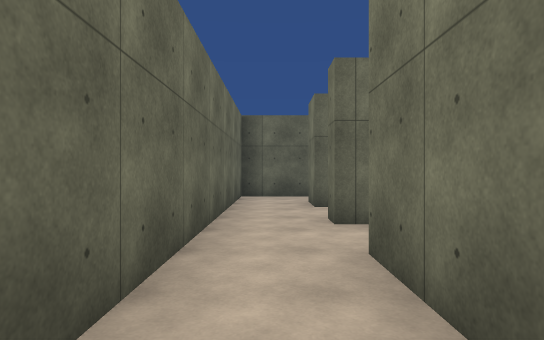
[1] (above)

14 first-person views from a walk through a scene from a Unity 3-D project. The camera is 1.3 m above the floor, looks level and sees 75° across. The floor is counted in squares, 2 m on a side. Each view is taken from the middle of a square. On the plan, view 1 faces up. The plan holds only what a view shows up to about 10 squares ahead; the rest is blank. The player character is not drawn. Surface patterns are stand-ins for the level's own textures.

[2]
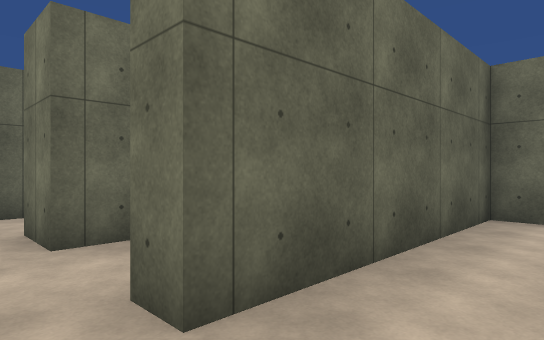

[3]
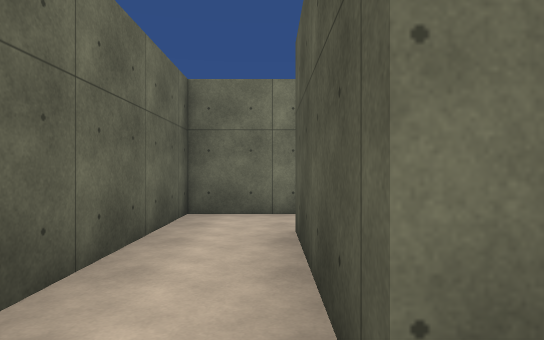

[4]
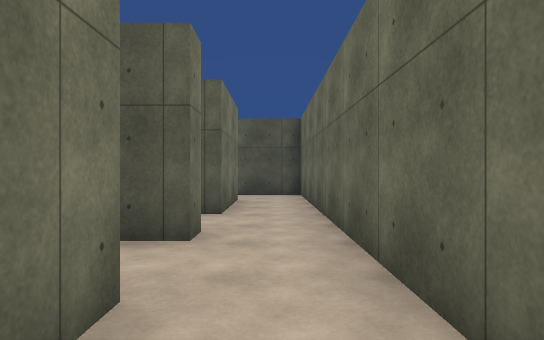

[5]
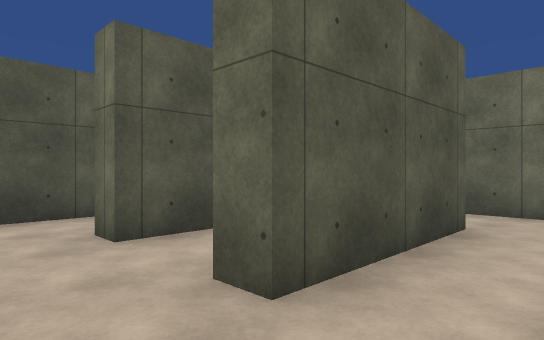

[6]
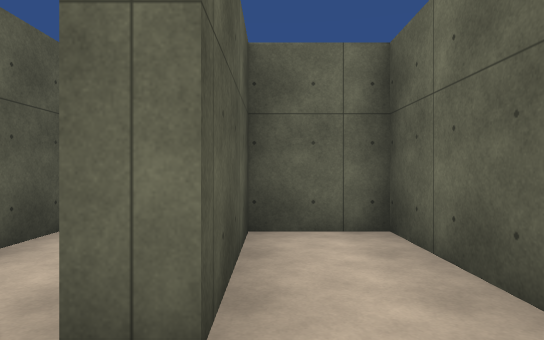

[7]
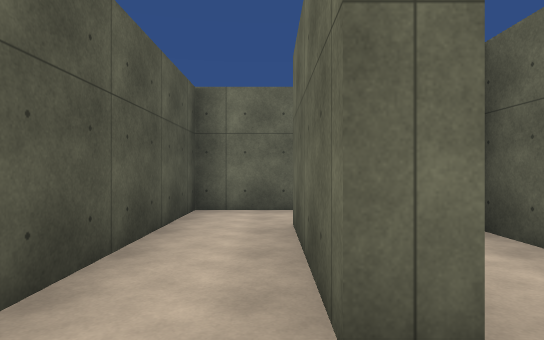

[8]
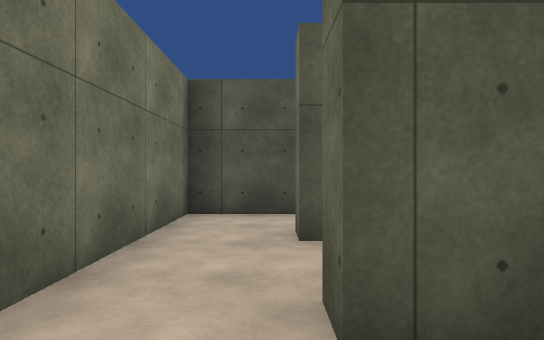

[9]
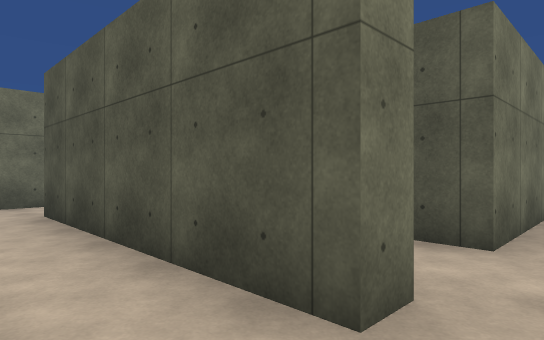

[10]
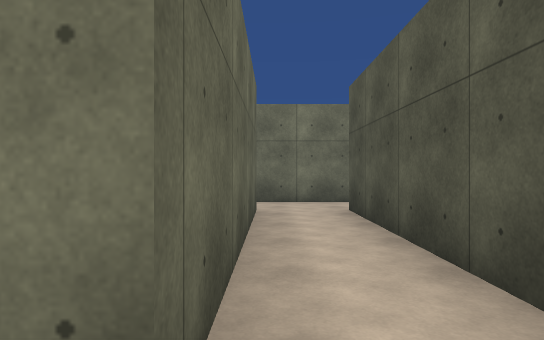

[11]
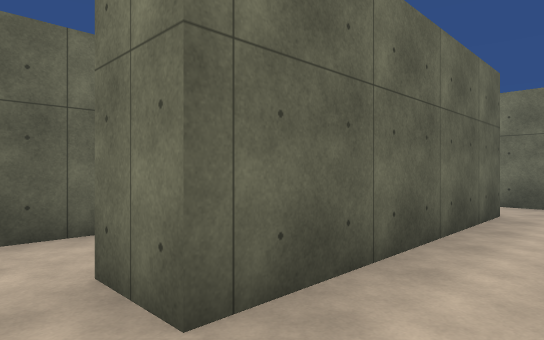

[12]
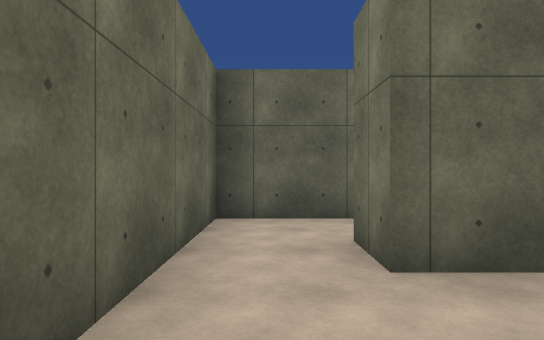

[13]
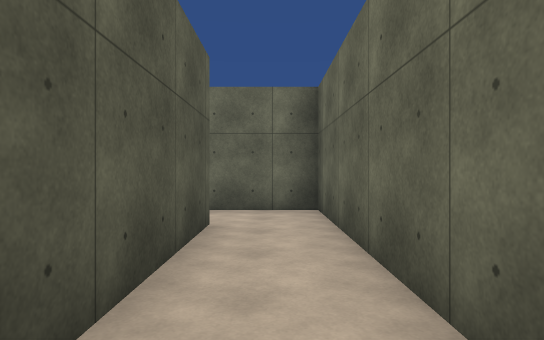

[14]
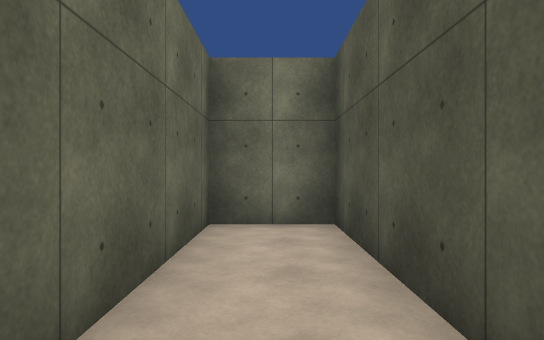

### Floor plan
Ten units are one square. View 1 is at (0, 0); x grows to the right and y downward. Boxes are objects, and circles mark ways between rooms. Rooms are numbered by the first view taken in them; rooms with no view inside come last. Other rooms are left out.
<svg viewBox="-12 -92 89 109">
<path fill="none" stroke="#000" d="M34 -23 12 -23 12 -8 37 -8 37 -3 8 -3M8 -28 37 -28 37 -22M-7 -5 -7 12 52 12 52 -42 8 -42M-7 -45 -7 -5M8 -3 8 -28M8 -73 52 -73 52 -87 -7 -87 -7 -75M58 -62 8 -62 8 -73M72 -44 72 -66M8 -42 8 -47 58 -47M-7 -75 -7 -45"/>
<circle cx="0" cy="0" r="3" fill="#2a7"/>
<circle cx="20" cy="-40" r="3" fill="#2a7"/>
<circle cx="0" cy="-50" r="3" fill="#2a7"/>
<circle cx="0" cy="-70" r="3" fill="#2a7"/>
<text x="30" y="-20">1</text>
<text x="0" y="-30">2</text>
<text x="20" y="-80">3</text>
<text x="50" y="-60">4</text>
</svg>
Room 1 opens to room 2. Room 2 opens to room 4. Room 3 opens to room 4.

Where each view was taken, in squares from view 1:
view 1: 0 up, 0 right, facing up
view 2: 3 up, 0 right, facing up-right
view 3: 3 up, 0 right, facing right
view 4: 8 up, 0 right, facing down
view 5: 4 up, 5 right, facing down-left
view 6: 1 up, 5 right, facing left
view 7: 0 up, 5 right, facing left
view 8: 4 up, 4 right, facing down
view 9: 6 up, 0 right, facing down-right
view 10: 6 up, 0 right, facing right
view 11: 5 up, 0 right, facing up-right
view 12: 4 up, 0 right, facing up
view 13: 8 up, 5 right, facing left
view 14: 8 up, 1 right, facing right
